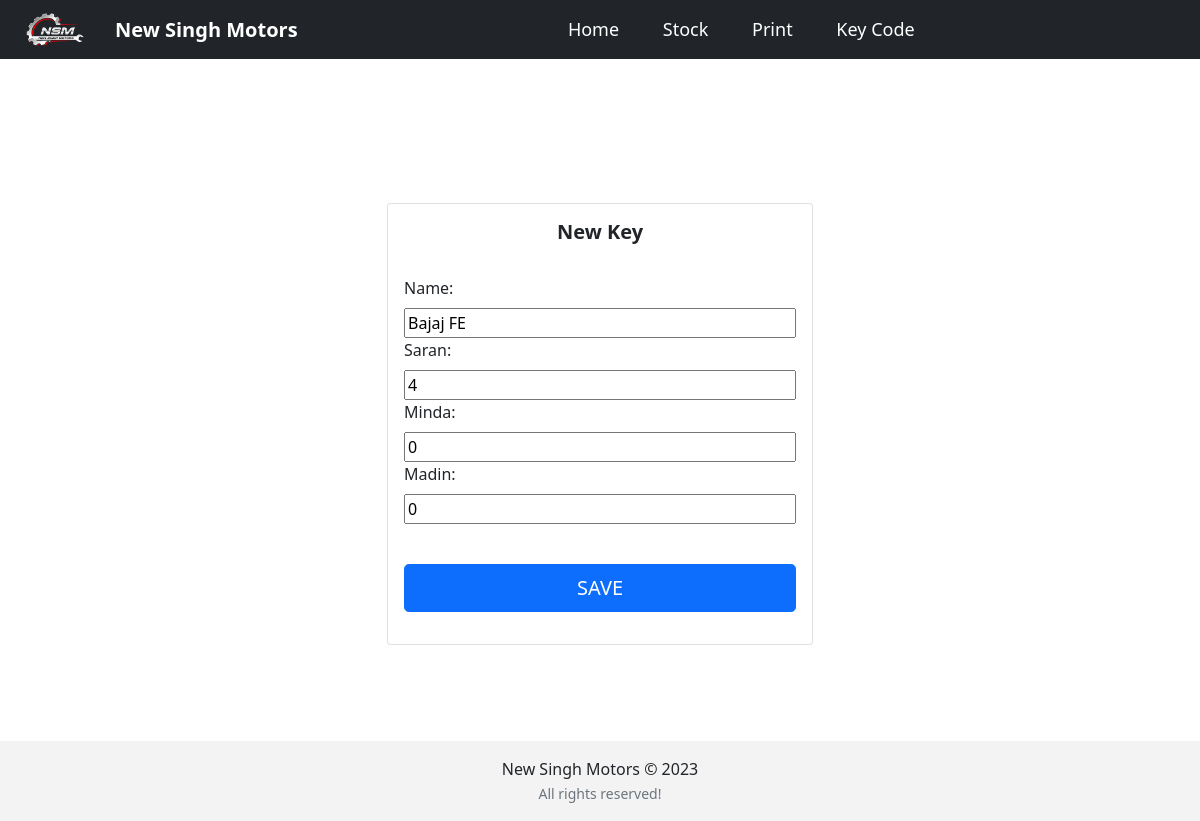
The page /key/59/update/ on the database as committed earlier.
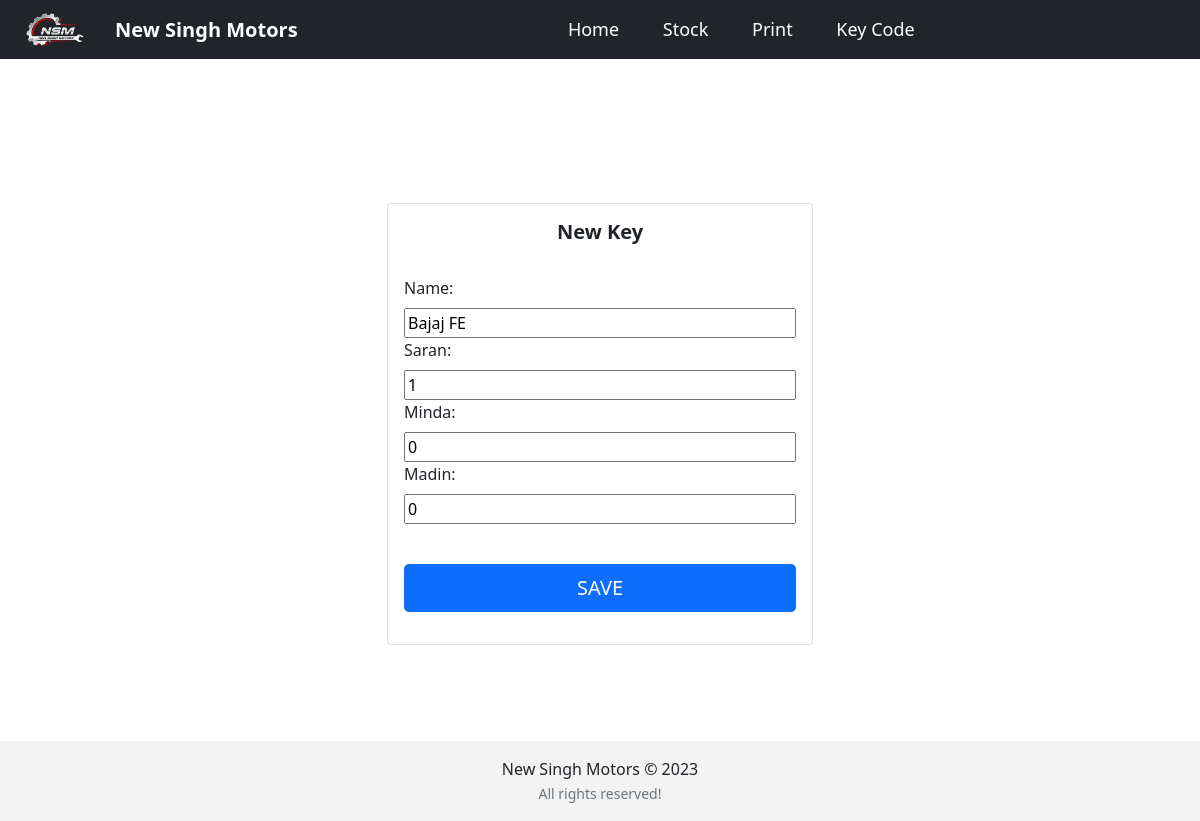
The same page on the database as committed later.
### feed/models.py (models this page shows, shortened)
class Keys(models.Model):
    name = models.CharField(max_length=255)
    saran = models.IntegerField(blank=False,default=0)
    minda = models.IntegerField(blank=False,default=0)
    madin = models.IntegerField(blank=False,default=0)
    date = models.DateTimeField(auto_now_add=True)

### feed/views.py (the view)
# urls.py: path('key/<int:pk>/update/', views.key_update, name='key-update'),
def key_update(request, pk):
    user = request.user
    if pk:
        post = get_object_or_404(Keys, id=pk)
    else:
        post = None
    if request.method == "POST":
        form = NewKeyForm(request.POST, request.FILES, instance=post)
        if form.is_valid():
            data = form.save(commit=False)
            data.user_name = user
            data.save()
            messages.success(request, 'Post Updated Successfully' if post else 'Posted Successfully')
            return redirect('stock')
    else:
        form = NewKeyForm(instance=post)
    return render(request, 'feed/create_post.html', {'form': form})

### feed/forms.py
class NewKeyForm(forms.ModelForm):
	class Meta:
		model = Keys
		fields = '__all__'

### feed/templates/feed/create_post.html (shortened to what this page needs)
{% extends "feed/layout.html" %} {% load static %} {% load crispy_forms_tags %}
{% block content %}
<br /><br />
<div class="container">
  <div class="row">
    <div class="col-sm-9 col-md-7 col-lg-5 mx-auto">
      <div class="card card-signin my-5">
        <div class="card-body">
          <h5 class="card-title text-center"><b>New Key</b></h5>
          <form class="form-signin" method="POST" enctype="multipart/form-data">
            <fieldset class="form-group">
              <br/>{{ form }}<br>
            </fieldset>
            <div class="form-group">
              <button class="btn btn-lg btn-primary btn-block text-uppercase" type="submit">Save</button><br />
            </div>
          </form>
        </div>
      </div>
    </div>
  </div>
</div>
{% endblock content %} {% block jsfiles %}{% endblock jsfiles %}

Rows that differ between the two databases and show on the page:
changed Keys "Bajaj FE": saran "4" → "1"
